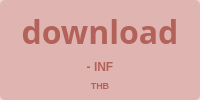
                        <widget class="QFrame" name="lendlimitframe">
                         <property name="sizePolicy">
                          <sizepolicy hsizetype="Fixed" vsizetype="Fixed">
                           <horstretch>0</horstretch>
                           <verstretch>0</verstretch>
                          </sizepolicy>
                         </property>
                         <property name="minimumSize">
                          <size>
                           <width>79</width>
                           <height>81</height>
                          </size>
                         </property>
                         <property name="layoutDirection">
                          <enum>Qt::LeftToRight</enum>
                         </property>
                         <property name="styleSheet">
                          <string notr="true">QFrame {

	background-color: rgba(171, 52, 40, 51);
	border-radius: 5px;
}

QLabel {
	
	background-color: rgba(255, 255, 255, 0);
	color: #B3625A;
}</string>
                         </property>
                         <property name="frameShape">
                          <enum>QFrame::StyledPanel</enum>
                         </property>
                         <property name="frameShadow">
                          <enum>QFrame::Raised</enum>
                         </property>
                         <layout class="QVBoxLayout" name="verticalLayout_24">
                          <property name="topMargin">
                           <number>9</number>
                          </property>
                          <property name="bottomMargin">
                           <number>9</number>
                          </property>
                          <item>
                           <widget class="QLabel" name="lendlimiticon">
                            <property name="font">
                             <font>
                              <family>Font Awesome 6 Free</family>
                              <pointsize>24</pointsize>
                              <bold>true</bold>
                             </font>
                            </property>
                            <property name="styleSheet">
                             <string notr="true">color: #B3625A;</string>
                            </property>
                            <property name="text">
                             <string>download</string>
                            </property>
                            <property name="alignment">
                             <set>Qt::AlignCenter</set>
                            </property>
                           </widget>
                          </item>
                          <item>
                           <widget class="QLabel" name="lendlimitlabel">
                            <property name="font">
                             <font>
                              <family>Arial</family>
                              <bold>true</bold>
                             </font>
                            </property>
                            <property name="text">
                             <string>- INF</string>
                            </property>
                            <property name="alignment">
                             <set>Qt::AlignCenter</set>
                            </property>
                           </widget>
                          </item>
                          <item>
                           <widget class="QLabel" name="limitcurrency_5">
                            <property name="font">
                             <font>
                              <family>Arial</family>
                              <pointsize>7</pointsize>
                              <bold>true</bold>
                             </font>
                            </property>
                            <property name="text">
                             <string>THB</string>
                            </property>
                            <property name="alignment">
                             <set>Qt::AlignCenter</set>
                            </property>
                           </widget>
                          </item>
                         </layout>
                        </widget>
